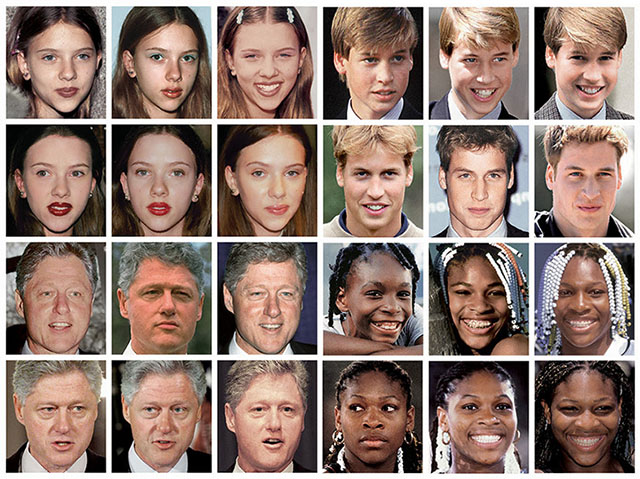
#> input picture images_features/sample_images/faces.jpg, 640 x 479 px
$ python image_threshold_plt.py sample_images/faces.jpg
#> lines starting #> are read from the running program, lines starting #| are printed output that depends on the picture; after the words box and inside, x2 and y2 are one past the last pixel; in counts of white or black regions, pixels touching at a corner belong together
#!/usr/bin/env python

# -*- coding: utf-8 -*-

import os
import sys

import cv2
from matplotlib import pyplot as plt


class ImageThreshold(object):
    def __init__(self):
        self.sample_image = os.path.join(sys.argv[1])
        self.titles = []
        self.images = []

    def threshold_image(self):

        img = cv2.imread(self.sample_image, 0)
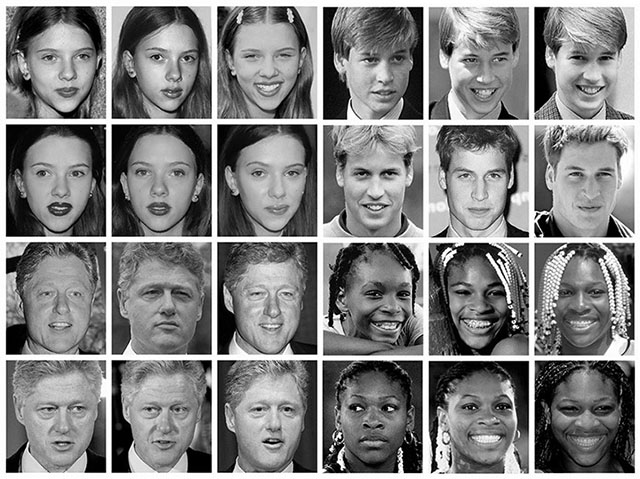
#> img: shape (479, 640); min 0, max 255, mean 128.9
        ret, thresh1 = cv2.threshold(img, 127, 255, cv2.THRESH_BINARY)
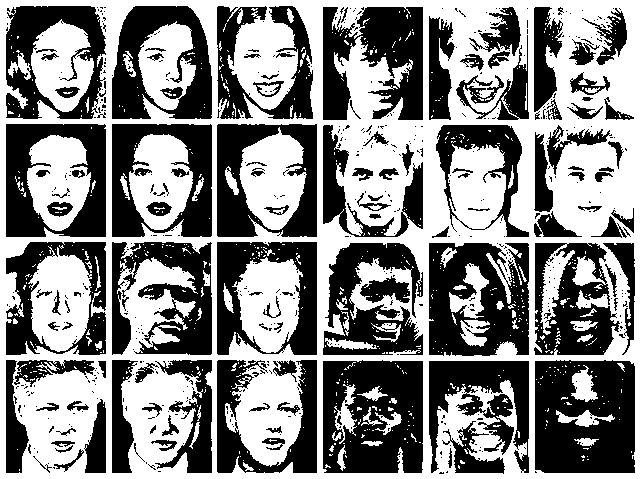
#> thresh1: shape (479, 640); 51.7% white; 600 black regions (476 under 20 px), largest, box (x1, y1, x2, y2) and area: (535, 360, 635, 473) 9909, (323, 360, 423, 473) 9528, (429, 243, 529, 356) 8322
        ret, thresh2 = cv2.threshold(img, 127, 255, cv2.THRESH_BINARY_INV)
        ret, thresh3 = cv2.threshold(img, 127, 255, cv2.THRESH_TRUNC)
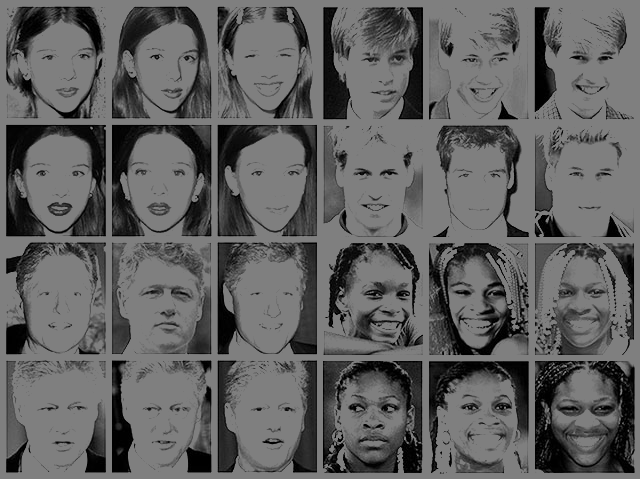
#> thresh3: shape (479, 640); min 0, max 127, mean 96.5
        ret, thresh4 = cv2.threshold(img, 127, 255, cv2.THRESH_TOZERO)
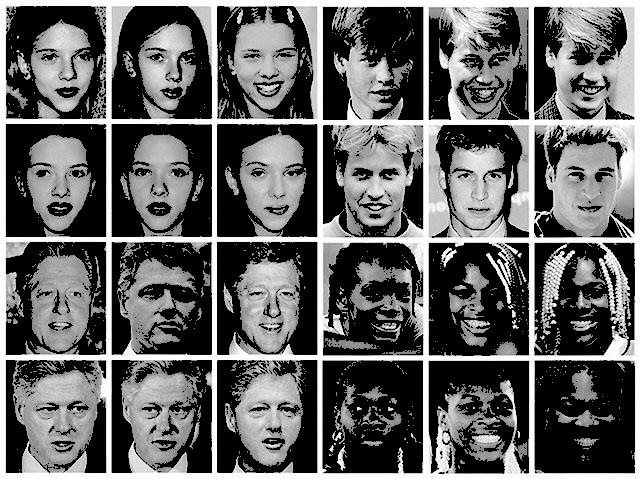
#> thresh4: shape (479, 640); min 0, max 255, mean 98.2
        ret, thresh5 = cv2.threshold(img, 127, 255, cv2.THRESH_TOZERO_INV)
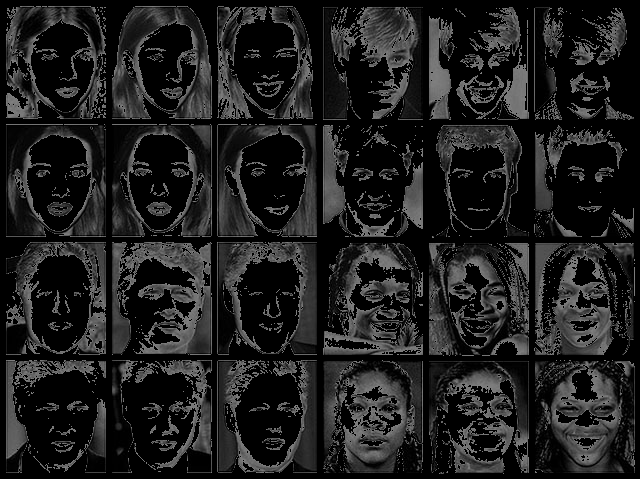
#> thresh5: shape (479, 640); min 0, max 127, mean 30.8

        titles = [
            'Original Image',
            'BINARY',
            'BINARY_INV',
            'TRUNC',
            'TOZERO',
            'TOZERO_INV'
        ]

        images = [
            img,
            thresh1,
            thresh2,
            thresh3,
            thresh4,
            thresh5
        ]

        for i in xrange(6):
            plt.subplot(2, 3, i + 1), plt.imshow(images[i], 'gray')
            plt.title(titles[i])
            plt.xticks([]), plt.yticks([])

        plt.show()

thresh = ImageThreshold()
thresh.threshold_image()
